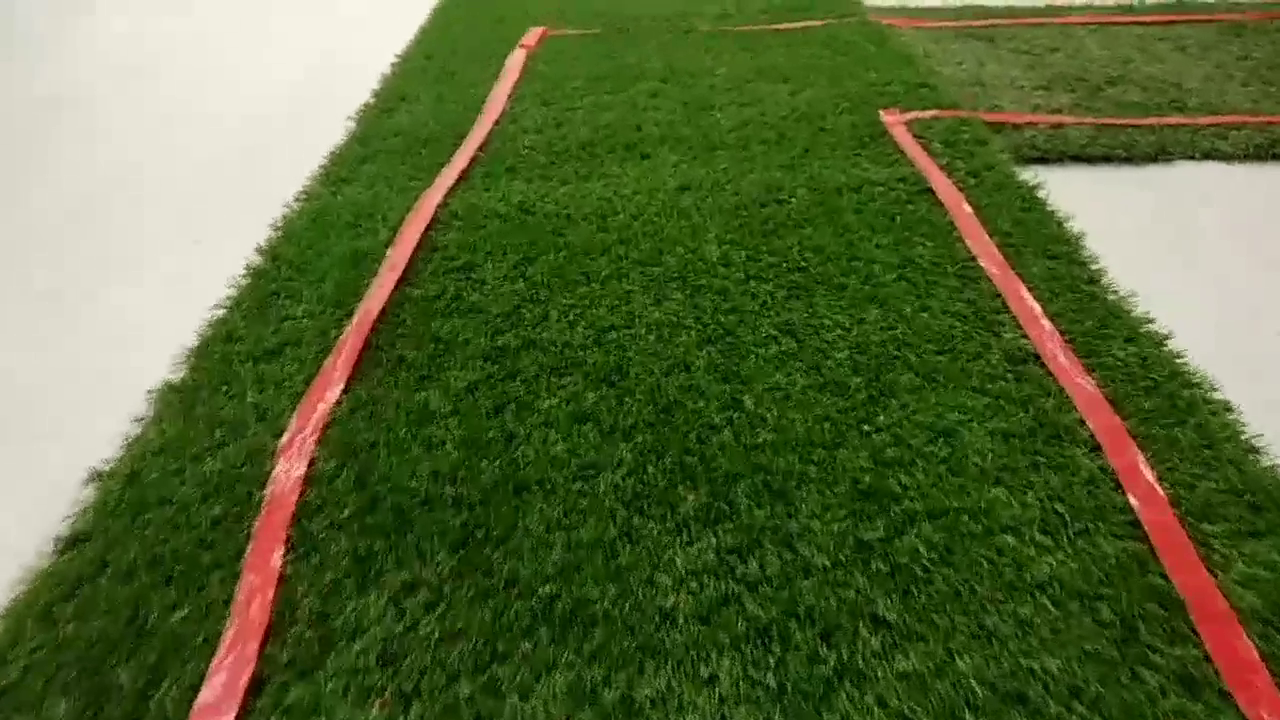
#> input picture frame 22 of line_corner.mp4, 1280 x 720 px
$ python line.py   (older library calls are emulated)
#> lines starting #> are read from the running program, lines starting #| are printed output that depends on the picture; after the words box and inside, x2 and y2 are one past the last pixel; in counts of white or black regions, pixels touching at a corner belong together
import matplotlib.pyplot as plt
import matplotlib.image as mpimg
import numpy as np
import cv2

# Read in the camera
#cap = cv2.VideoCapture(0)
# Read in the video
cap = cv2.VideoCapture('line_corner.mp4')

while(cap.isOpened()):
	# Find fps
	(major_ver, minor_ver, subminor_ver) = (cv2.__version__).split('.')
	if int(major_ver)  < 3 :
		fps = cap.get(cv2.cv.CV_CAP_PROP_FPS)
	else :
		fps = cap.get(cv2.CAP_PROP_FPS)

	# Find OpenCV version
	ret, image = cap.read()
#> image is the input picture: shape (720, 1280, 3); mean B, G, R 56.7, 104.3, 88.5

	# make two copies of the image
	# With one copy we'll extract only the pixels that meet our selection,
	# then we'll paint those pixels red in the original image to see our selection
	# overlaid on the original.
	color_select= np.copy(image)
	line_image = np.copy(image)

	# Define our color criteria
	HMi_threshold = 10
	HMa_threshold = 156
	S_threshold = 43
	V_threshold = 46
	HSV_threshold = [HMi_threshold, HMa_threshold, S_threshold, V_threshold]

   	# Mask pixels below the threshold
	HSV = cv2.cvtColor(image, cv2.COLOR_BGR2HSV)
#> HSV: shape (720, 1280, 3); mean H, S, V 38.8, 169.4, 110.4
	H, S, V = cv2.split(HSV)
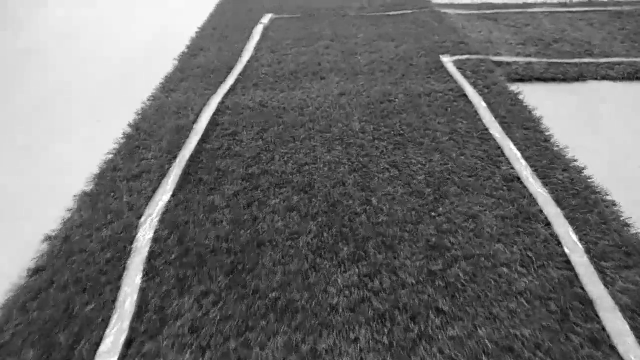
#> V: shape (720, 1280) (shown at 1/2 size); min 0, max 255, mean 110.4
	color_thresholds = ((H > HSV_threshold[0]) & (H < HSV_threshold[1])) | (S < HSV_threshold[2]) | (V < HSV_threshold[3])
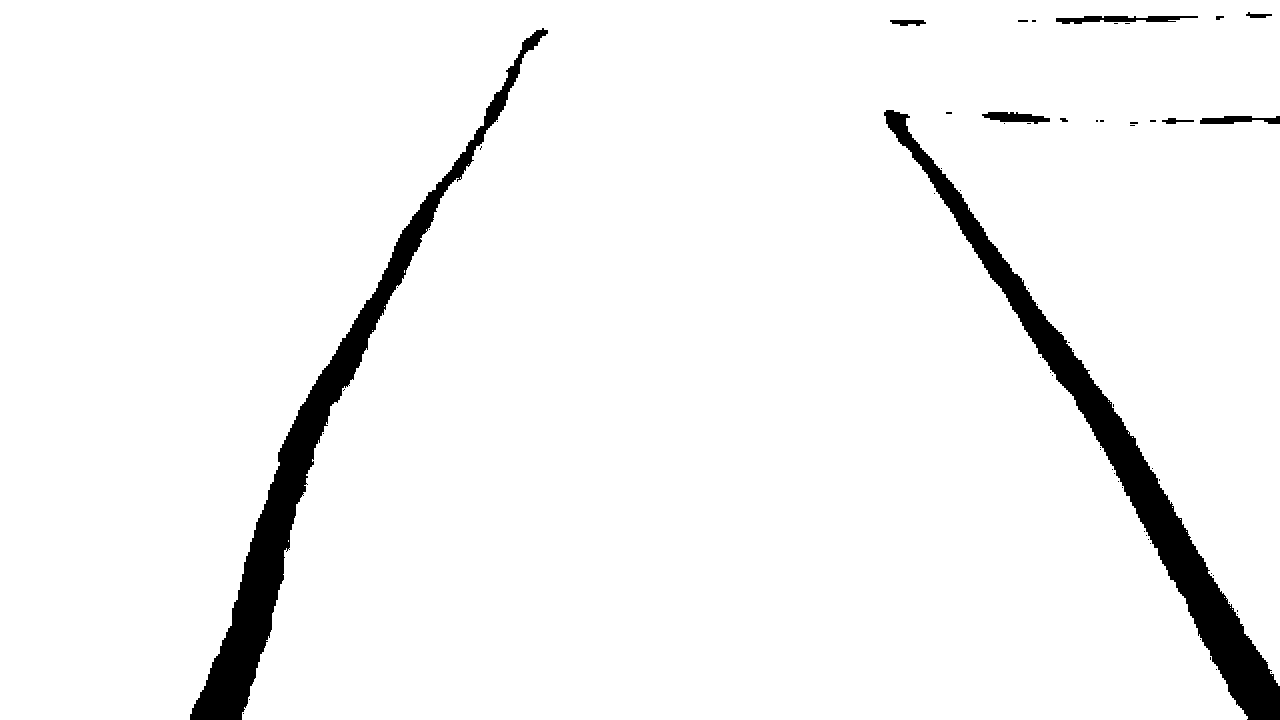
#> color_thresholds: shape (720, 1280) bool; 95.4% white; 62 black regions (51 under 20 px), largest, box (x1, y1, x2, y2) and area: (884, 110, 1280, 720) 20550, (190, 28, 548, 720) 19662, (1056, 16, 1198, 24) 672

    	# Mask color selection
	color_select[color_thresholds] = [0,0,0]
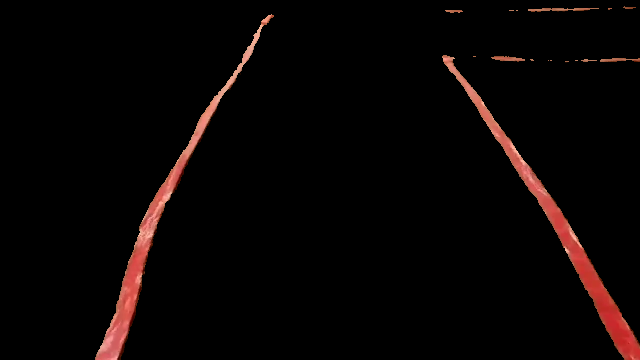
#> color_select: shape (720, 1280, 3) (shown at 1/2 size); mean B, G, R 3.7, 4.3, 9.1
	color_select[~color_thresholds] = [255,255,255]
    	# Find where image is both colored right and in the region
	line_image[~color_thresholds] = [255,0,0]
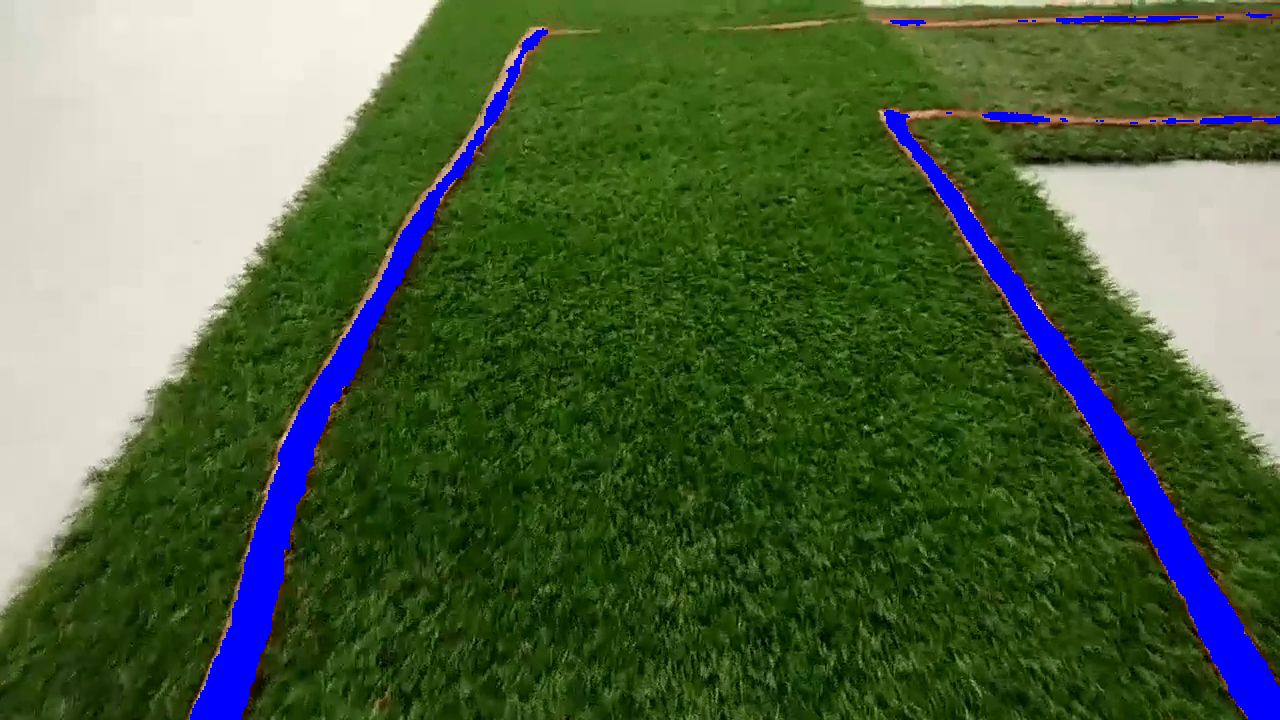
#> line_image: shape (720, 1280, 3); 4.6% of pixels changed, all inside (x1, y1, x2, y2) = (190, 12, 1280, 720)

	# Display our two output images
	cv2.imshow('frame',color_select)
	#cv2.imshow('frame',line_image)

	if cv2.waitKey(int(1.0/float(fps)*1000)) & 0xFF == ord('q'):
#> (key q is pressed here)
		break

cap.release()
cv2.destroyAllWindows()

$ run again, starting later in the video
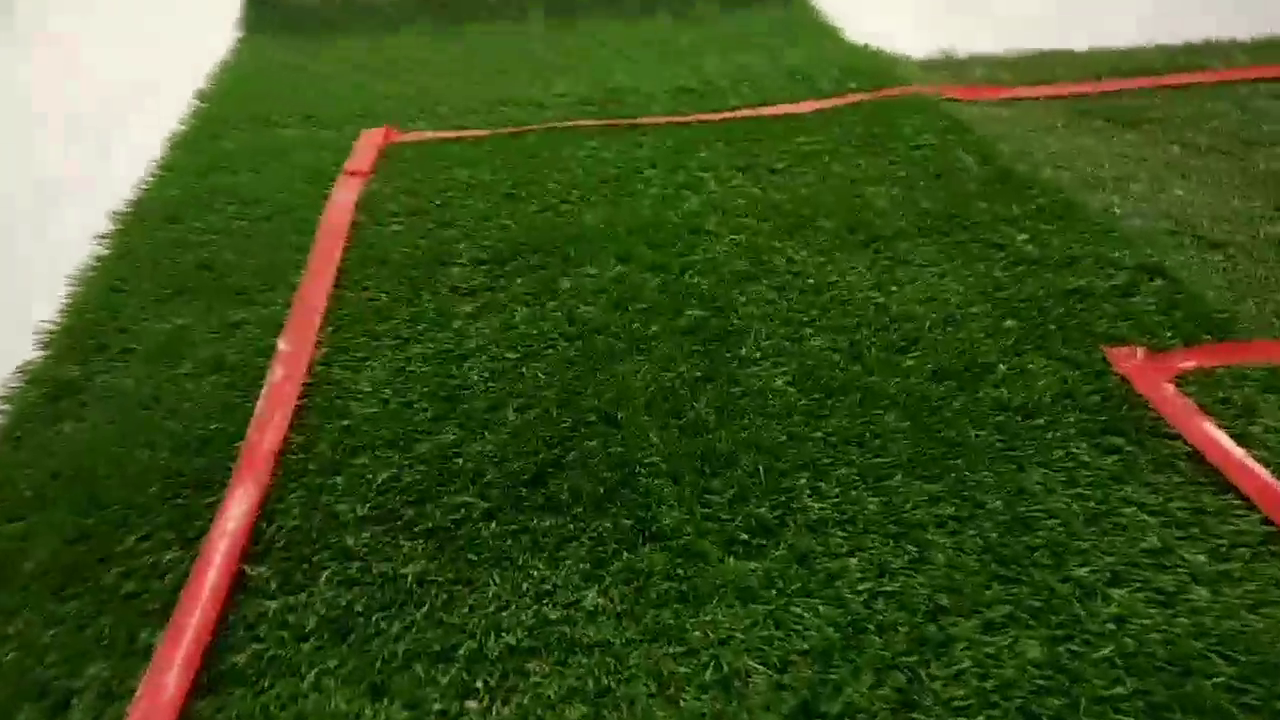
#> input picture frame 99 of line_corner.mp4, 1280 x 720 px
#> image is the input picture: shape (720, 1280, 3); mean B, G, R 31.8, 82.6, 61.8
#> HSV: shape (720, 1280, 3); mean H, S, V 42.6, 197.2, 87.8
#> `color_thresholds = ((H > HSV_threshold[0]) & (H < HSV_threshold[1])) |..`:
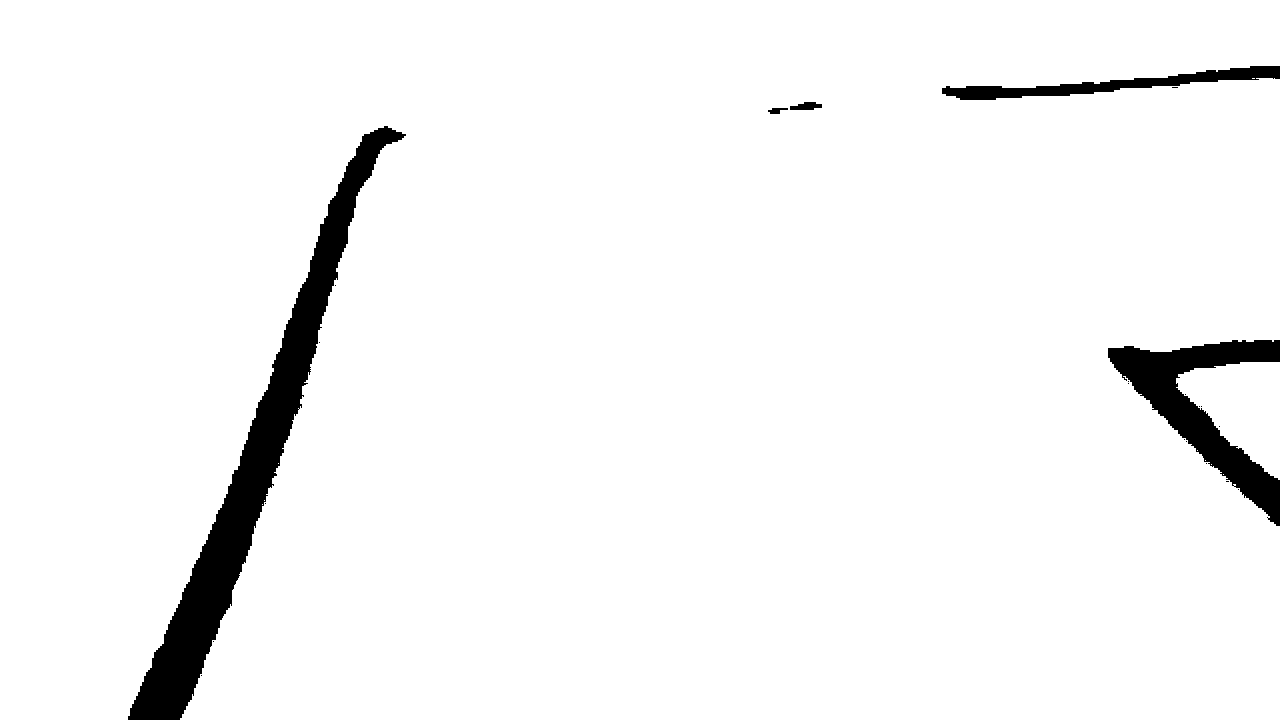
#> color_thresholds: shape (720, 1280) bool; 96% white; 22 black regions (17 under 20 px), largest, box (x1, y1, x2, y2) and area: (128, 126, 406, 720) 23385, (1108, 340, 1280, 526) 9956, (942, 66, 1280, 100) 3578, (790, 102, 822, 110) 184, (768, 108, 788, 114) 76
#> `line_image[~color_thresholds] = [255,0,0]`:
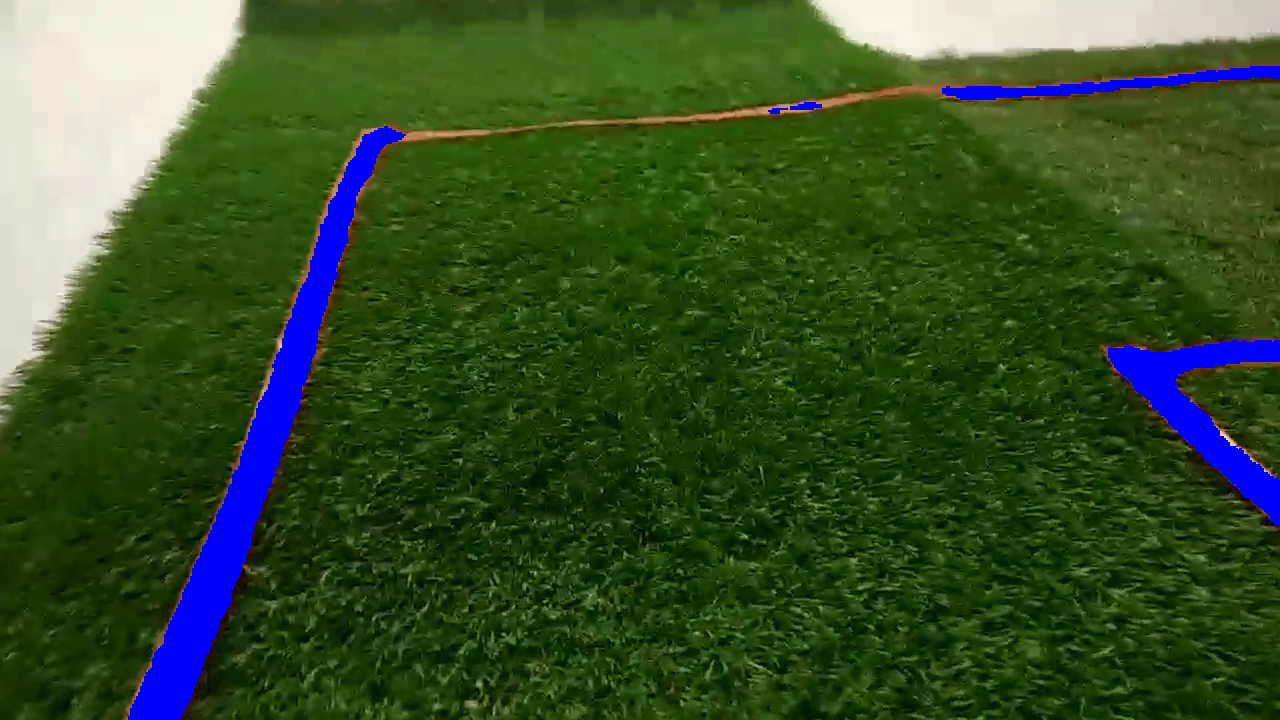
#> line_image: shape (720, 1280, 3); 4.04% of pixels changed, all inside (x1, y1, x2, y2) = (128, 66, 1280, 720)

$ run again, starting later in the video
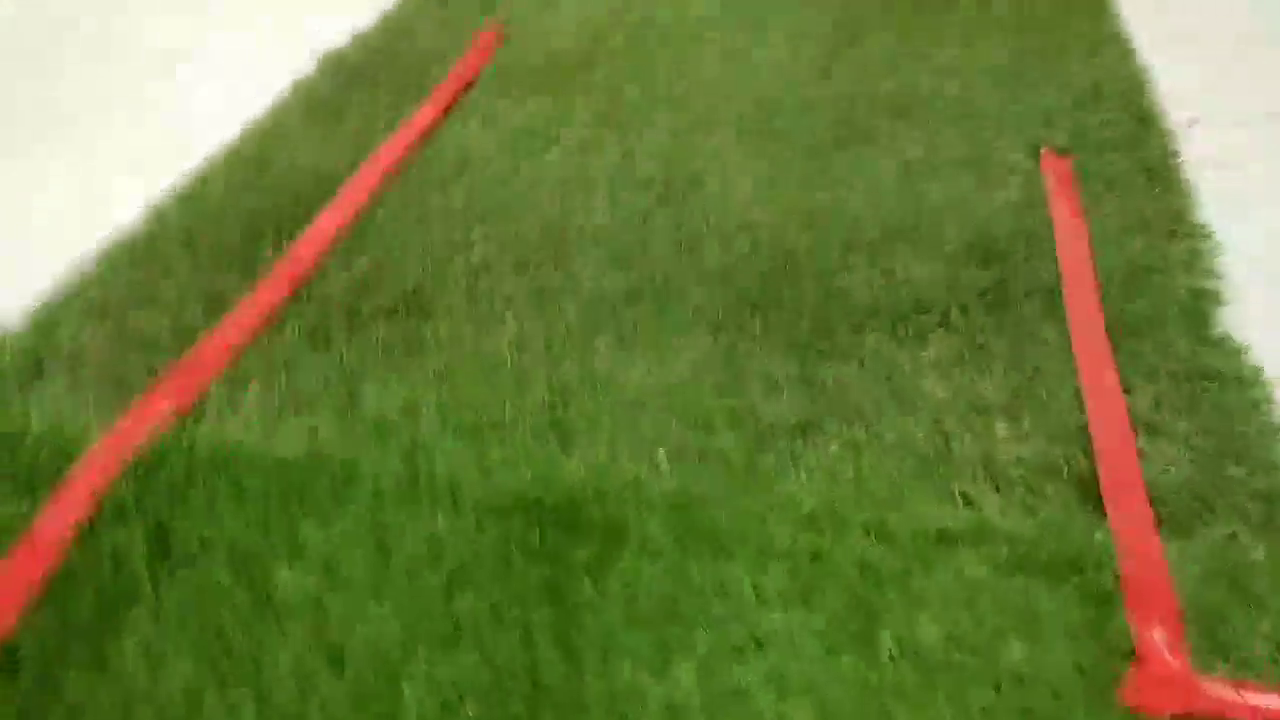
#> input picture frame 176 of line_corner.mp4, 1280 x 720 px
#> image is the input picture: shape (720, 1280, 3); mean B, G, R 59.3, 124.8, 108.7
#> HSV: shape (720, 1280, 3); mean H, S, V 37.7, 156.5, 132.6
#> `color_thresholds = ((H > HSV_threshold[0]) & (H < HSV_threshold[1])) |..`:
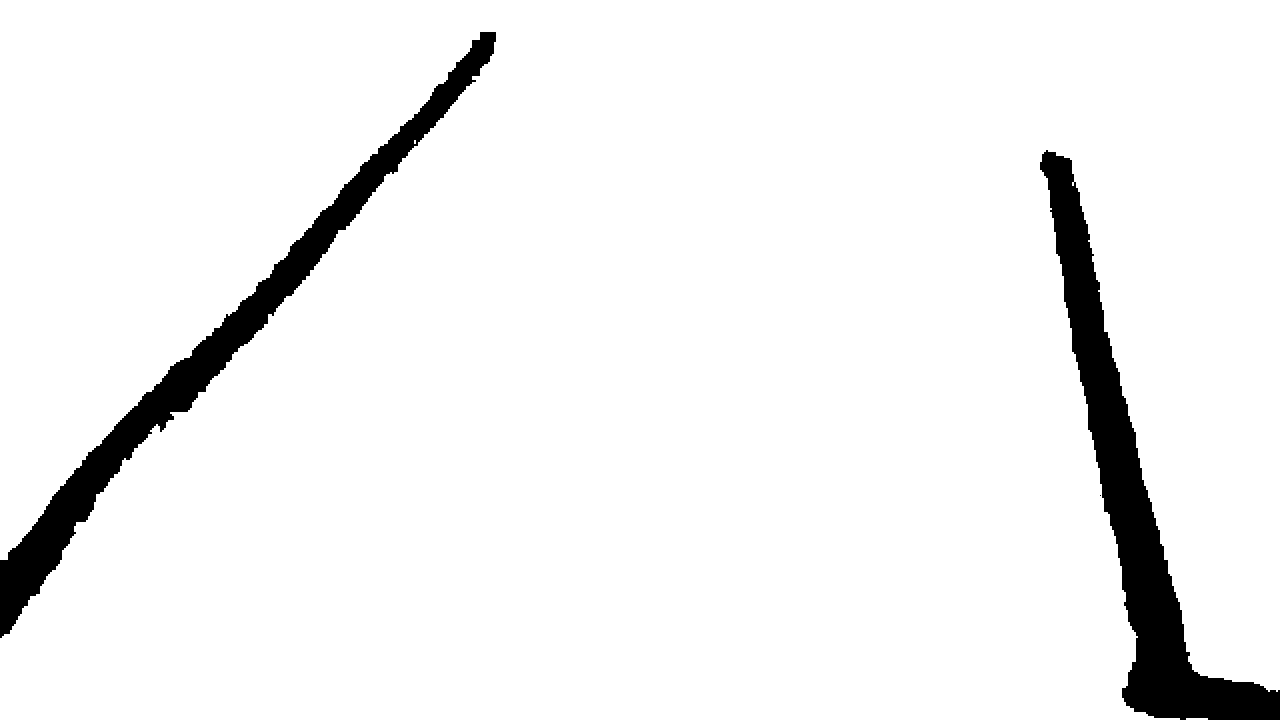
#> color_thresholds: shape (720, 1280) bool; 94.5% white; 3 black regions (1 under 20 px), largest, box (x1, y1, x2, y2) and area: (1040, 150, 1280, 720) 27428, (0, 32, 496, 638) 23298
#> `line_image[~color_thresholds] = [255,0,0]`:
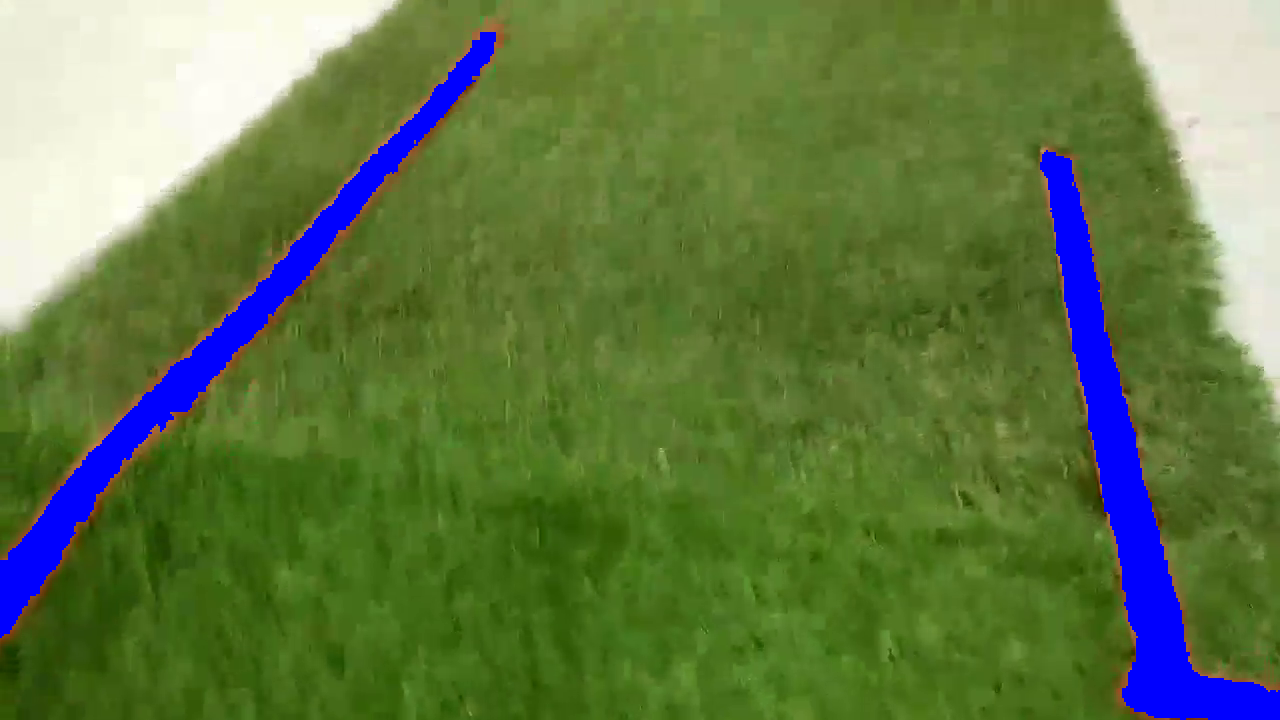
#> line_image: shape (720, 1280, 3); 5.5% of pixels changed, all inside (x1, y1, x2, y2) = (0, 32, 1280, 720)
